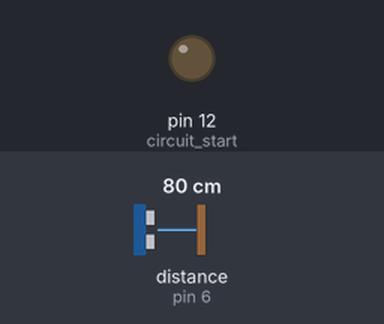
A sketch run on a simulated Arduino Uno, built with avr-gcc and run on an emulated ATmega328P. Shown: output pins drawn as LEDs (lit = HIGH). Wiring (inferred from the names in the program): ultrasonic range finder: trigger pin 7; echo pin 6. Dashed ring = blinking. The inputs (shaded band) are chosen by the test bench; at power-on: distance to the obstacle (sensor on pin 6) 80 cm. The echo pulse lasts 58.3 µs per cm; pins used as bus, display or sensor lines are not drawn.

Above: at 1.2 s.
1.3 s: distance to the obstacle (sensor on pin 6) set to 10 cm
2.8 s: distance to the obstacle (sensor on pin 6) set to 7 cm
At 2.88 s:
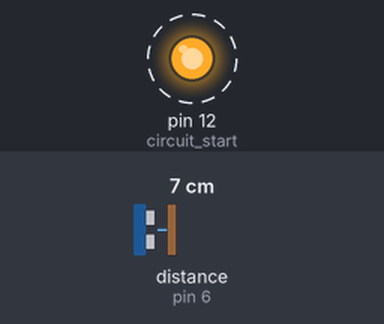
Timing chart, 0 to 11.8 s (numbered marks = the images above; inputs shaded):
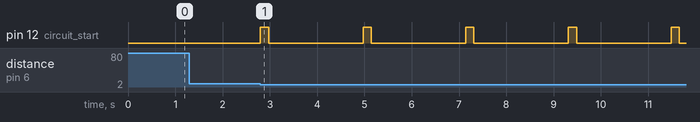

The sketch:

AutomaticSanitizerDispenser.ino
```cpp
/* This program is of Automatic Sanitizer Dispenser in which 'pump' is connected to pin 12, 'trig pin' of
 * ultrasonic sensor is connected to pin 7 and 'echo pin' of sensor is connected to pin 6 of Arduino UNO board
 * and rest GND and Vcc pins are connected in desired pins of Arduino UNO board
 */

int trigPin = 7;              //trigger Pin of Ultrasonic Sensor
int echoPin = 6;              //echo Pin of Ultrasonic Sensor
int circuit_start = 12;       //pin to which pump is connected
int long duration;            //duration variable is set to hold the time taken by reflected wave to come back to sensor
int cm;                       //variable to hold distance of hand in centimeters from sensor

void setup()
{
  pinMode(trigPin, OUTPUT);             //set trig pin as output pin
  pinMode(echoPin, INPUT);              //set echo pin as input pin
  pinMode(circuit_start, OUTPUT);       //set circuit_start pin as output pin
}

void loop()
{

   digitalWrite(trigPin, LOW);          //set trig pin of Utrasonic sensor low for 2ms
   delayMicroseconds(2);
   digitalWrite(trigPin, HIGH);         //set trig pin of sensor high for 10ms
   delayMicroseconds(10);
   digitalWrite(trigPin, LOW);
   duration = pulseIn(echoPin, HIGH);   //time taken by reflected wave (reflected from hand) to come back
   cm = duration / 29 / 2;              //distance of hand from sensor in centimeters

   if(cm <=7)                           //if distance of hand from sensor is less than 7cm, sanitizer will be drawn out using motor
   {
    digitalWrite(circuit_start, HIGH);  //Pump starts up and sanitizer continues to come out for 170ms
    delay(170);
    digitalWrite(circuit_start, LOW);   //Pump is off for 2000ms or 2secs
    delay(2000);
   }
}
```

Measured:
- the behaviour switches between 9 and 8 cm on distance to the obstacle (sensor on pin 6) (found by bisection; images 0 and 1)
- after the input at 1.3 s, every drawn part: stays the same
- after the input at 2.8 s, pin 12 (circuit_start): alternates HIGH for 0.17 s and LOW for 2.0 s, starting at once
